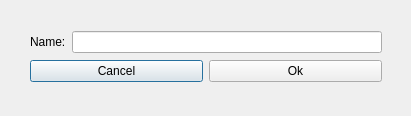
<?xml version="1.0" encoding="UTF-8"?>
<ui version="4.0">
 <class>MyDialog</class>
 <widget class="QDialog" name="MyDialog">
  <property name="geometry">
   <rect>
    <x>0</x>
    <y>0</y>
    <width>411</width>
    <height>116</height>
   </rect>
  </property>
  <property name="windowTitle">
   <string>Dialog</string>
  </property>
  <widget class="QWidget" name="layoutWidget">
   <property name="geometry">
    <rect>
     <x>30</x>
     <y>30</y>
     <width>352</width>
     <height>55</height>
    </rect>
   </property>
   <layout class="QVBoxLayout" name="verticalLayout">
    <item>
     <layout class="QHBoxLayout" name="horizontalLayout_2">
      <item>
       <widget class="QLabel" name="label">
        <property name="text">
         <string>Name:</string>
        </property>
        <property name="buddy">
         <cstring>lineEdit</cstring>
        </property>
       </widget>
      </item>
      <item>
       <widget class="QLineEdit" name="lineEdit"/>
      </item>
     </layout>
    </item>
    <item>
     <layout class="QHBoxLayout" name="horizontalLayout">
      <item>
       <widget class="QPushButton" name="pushButton_2">
        <property name="text">
         <string>Cancel</string>
        </property>
       </widget>
      </item>
      <item>
       <widget class="QPushButton" name="pushButton_3">
        <property name="text">
         <string>Ok</string>
        </property>
       </widget>
      </item>
     </layout>
    </item>
   </layout>
  </widget>
 </widget>
 <tabstops>
  <tabstop>pushButton_3</tabstop>
  <tabstop>pushButton_2</tabstop>
  <tabstop>lineEdit</tabstop>
 </tabstops>
 <resources/>
 <connections>
  <connection>
   <sender>pushButton_2</sender>
   <signal>clicked()</signal>
   <receiver>MyDialog</receiver>
   <slot>close()</slot>
   <hints>
    <hint type="sourcelabel">
     <x>76</x>
     <y>75</y>
    </hint>
    <hint type="destinationlabel">
     <x>63</x>
     <y>93</y>
    </hint>
   </hints>
  </connection>
  <connection>
   <sender>pushButton_3</sender>
   <signal>clicked()</signal>
   <receiver>MyDialog</receiver>
   <slot>accept()</slot>
   <hints>
    <hint type="sourcelabel">
     <x>283</x>
     <y>74</y>
    </hint>
    <hint type="destinationlabel">
     <x>283</x>
     <y>101</y>
    </hint>
   </hints>
  </connection>
 </connections>
</ui>
